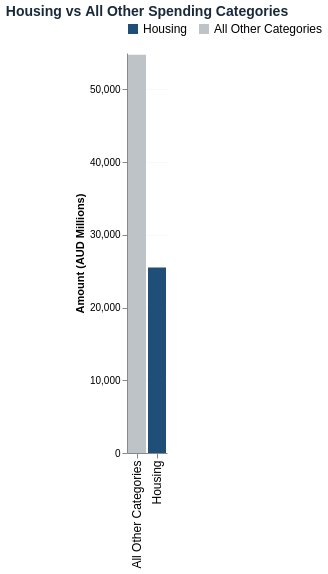

The specification (Vega-Lite) saved for this image:
### Vega-Lite specification from a JSON file in a GitHub repository (floating-point values rounded to 4 significant figures)
{"$schema": "https://vega.github.io/schema/vega-lite/v5.json", "title": {"text": "Housing vs All Other Spending Categories", "fontSize": 14, "fontWeight": 600, "color": "#1a2a3a"}, "width": "container", "height": 400, "config": {"view": {"stroke": "transparent"}}, "data": {"values": [{"group": "Housing", "amount": 25500}, {"group": "All Other Categories", "amount": 54755}]}, "mark": {"type": "bar", "tooltip": {"content": "data"}}, "encoding": {"x": {"field": "group", "type": "nominal", "title": null, "axis": {"labelFontSize": 12}}, "y": {"field": "amount", "type": "quantitative", "title": "Amount (AUD Millions)", "axis": {"tickCount": 5, "grid": true, "gridColor": "#e2e8f0", "gridOpacity": 0.3}}, "color": {"field": "group", "type": "nominal", "scale": {"domain": ["Housing", "All Other Categories"], "range": ["#1f4e79", "#bdc3c7"]}, "legend": {"orient": "top", "title": null, "labelFontSize": 12}}, "tooltip": [{"field": "group", "type": "nominal", "title": "Group"}, {"field": "amount", "type": "quantitative", "title": "Amount (AUD Mn)", "format": ",.0f"}]}}
